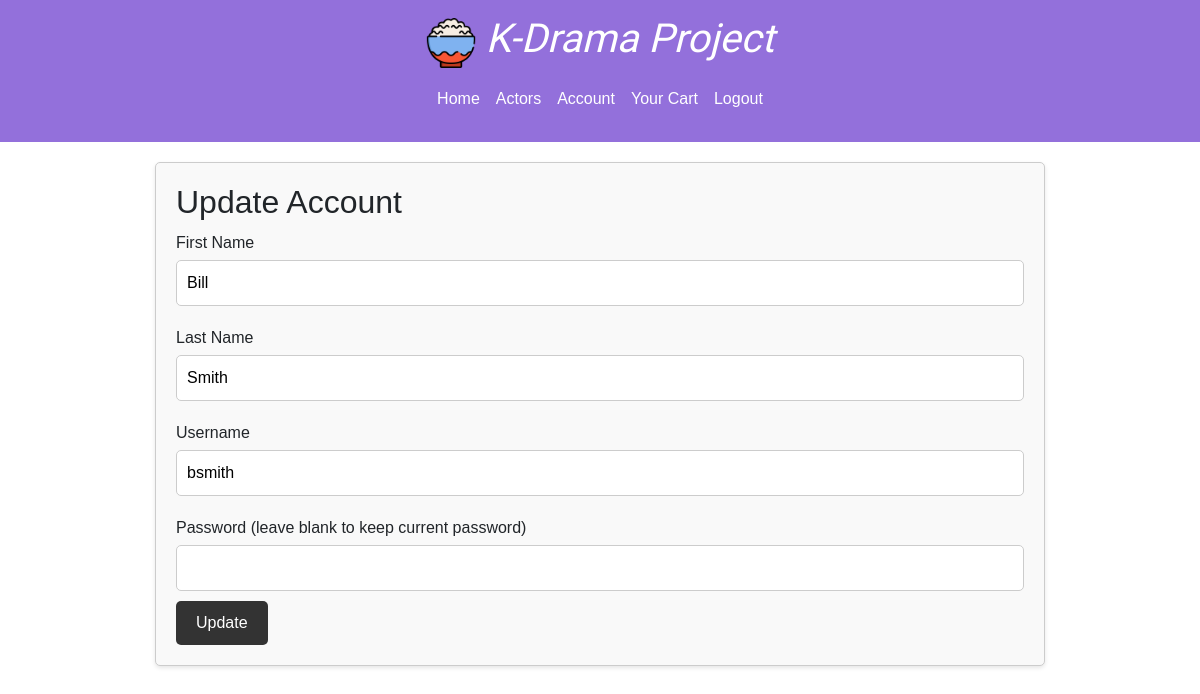
Page /updateaccount.php (signed in) on the committed database.
### tables this page shows
CREATE TABLE IF NOT EXISTS `users` (
  `user_id` int(11) NOT NULL AUTO_INCREMENT,
  `firstname` varchar(50) NOT NULL,
  `lastname` varchar(50) NOT NULL,
  `username` varchar(50) NOT NULL,
  `password` varchar(255) NOT NULL,
  `email` varchar(100) NOT NULL,
  `account_type` varchar(50) NOT NULL,
  `created_at` timestamp NULL DEFAULT CURRENT_TIMESTAMP,
  PRIMARY KEY (`user_id`),
  UNIQUE KEY `username` (`username`),
  UNIQUE KEY `email` (`email`)
);

### updateaccount.php (the view, shortened to what this page needs)
<?php
require_once 'dbconnection.php';
$conn = new mysqli($hn, $un, $pw, $db);
$user = $_SESSION['user'];
$username = $user->username;
$query = "SELECT firstname, lastname, username FROM users WHERE username=?";
$stmt = $conn->prepare($query);
$stmt->bind_param('s', $username);
$stmt->execute();
$stmt->bind_result($firstname, $lastname, $username);
?>
<!DOCTYPE html>
<html lang="en">
<head>
</head>
<body>
    <div class="container">
        <div class="content">
            <div class="form-box">
                <h2>Update Account</h2>
                <form action="updateaccount.php" method="post">
                    <label for="first_name">First Name</label>
                    <input type="text" id="firstname" name="firstname" value="<?php echo htmlspecialchars($firstname); ?>" required>
                    <label for="last_name">Last Name</label>
                    <input type="text" id="lastname" name="lastname" value="<?php echo htmlspecialchars($lastname); ?>" required>
                    <label for="username">Username</label>
                    <input type="text" id="username" name="username" value="<?php echo htmlspecialchars($username); ?>" required>
                    <label for="password">Password (leave blank to keep current password)</label>
                    <input type="password" id="password" name="password">
                    <input type="submit" value="Update">
                </form>
            </div>
        </div>
    </div>
</body>
</html>

### updateaccount.php (style rules this page uses)
body { font-family: Trebuchet MS, sans-serif; background-color: #fff; margin: 0; padding: 0; font-weight: regular; }
.container { width: 80%; margin: auto; overflow: hidden; }
.content { padding: 20px; }
.form-box { padding: 20px; border: 1px solid #ccc; border-radius: 5px; background-color: #f9f9f9; box-shadow: 0 2px 4px rgba(0,0,0,0.1); }
label { display: block; margin: 10px 0 5px; }
input[type="text"], input[type="password"] { width: 100%; padding: 10px; margin-bottom: 10px; border: 1px solid #ccc; border-radius: 5px; }
input[type="submit"] { background-color: #333; color: #fff; padding: 10px 20px; border: none; border-radius: 5px; cursor: pointer; }

### rows in the picture
users: firstname "Bill", lastname "Smith", username "bsmith"
